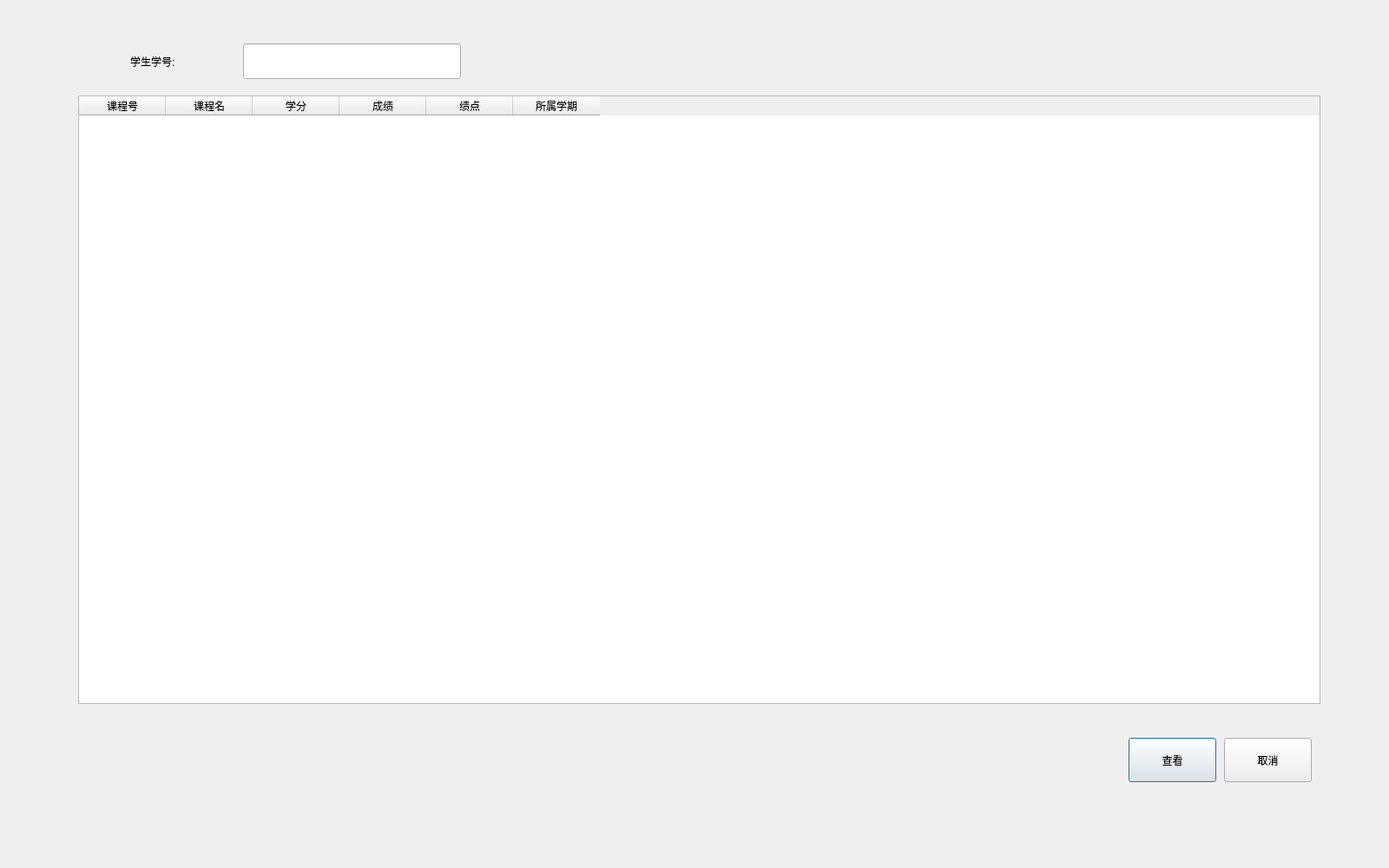
<?xml version="1.0" encoding="UTF-8"?>
<ui version="4.0">
 <class>stu_gra_Dialog</class>
 <widget class="QDialog" name="stu_gra_Dialog">
  <property name="geometry">
   <rect>
    <x>0</x>
    <y>0</y>
    <width>1600</width>
    <height>1000</height>
   </rect>
  </property>
  <widget class="QLabel" name="label_num">
   <property name="geometry">
    <rect>
     <x>150</x>
     <y>40</y>
     <width>121</width>
     <height>61</height>
    </rect>
   </property>
   <property name="text">
    <string>学生学号:</string>
   </property>
  </widget>
  <widget class="QLineEdit" name="num">
   <property name="geometry">
    <rect>
     <x>280</x>
     <y>50</y>
     <width>251</width>
     <height>41</height>
    </rect>
   </property>
  </widget>
  <widget class="QPushButton" name="read">
   <property name="geometry">
    <rect>
     <x>1300</x>
     <y>850</y>
     <width>101</width>
     <height>51</height>
    </rect>
   </property>
   <property name="text">
    <string>查看</string>
   </property>
  </widget>
  <widget class="QPushButton" name="cancel">
   <property name="geometry">
    <rect>
     <x>1410</x>
     <y>850</y>
     <width>101</width>
     <height>51</height>
    </rect>
   </property>
   <property name="text">
    <string>取消</string>
   </property>
  </widget>
  <widget class="QTableWidget" name="tableWidget">
   <property name="geometry">
    <rect>
     <x>90</x>
     <y>110</y>
     <width>1431</width>
     <height>701</height>
    </rect>
   </property>
   <column>
    <property name="text">
     <string>课程号</string>
    </property>
   </column>
   <column>
    <property name="text">
     <string>课程名</string>
    </property>
   </column>
   <column>
    <property name="text">
     <string>学分</string>
    </property>
   </column>
   <column>
    <property name="text">
     <string>成绩</string>
    </property>
   </column>
   <column>
    <property name="text">
     <string>绩点</string>
    </property>
   </column>
   <column>
    <property name="text">
     <string>所属学期</string>
    </property>
   </column>
  </widget>
 </widget>
 <resources/>
 <connections>
  <connection>
   <sender>cancel</sender>
   <signal>clicked()</signal>
   <receiver>stu_gra_Dialog</receiver>
   <slot>reject()</slot>
   <hints>
    <hint type="sourcelabel">
     <x>531</x>
     <y>479</y>
    </hint>
    <hint type="destinationlabel">
     <x>593</x>
     <y>510</y>
    </hint>
   </hints>
  </connection>
 </connections>
</ui>
